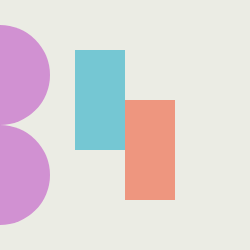
Frame 1 (no input)
Frame 60 (no input): identical to frame 1, image omitted
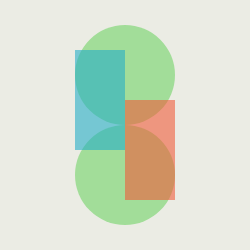
Frame 120 (the mouse pressed at the canvas centre since frame 60)

The p5.js sketch that drew these frames (run headless with seeded random() and noise() and a simulated clock; from frame 60 on, the mouse is pressed at the canvas centre):

// p5.js sketch
// ── sketch.js

function setup() {
  createCanvas(250,250)
  r = random(255);
  g = random(255);
  b = random(255);

}
function draw() {
background(235,236,228);
noStroke();
fill(r,g,b,127);            //purple
ellipse(mouseY, 175, 100, 100); 

fill(r,g,b,127);           //purple
ellipse(mouseX,75,100,100);

fill(242,90,56,150);       //orange
rect(125,100,50,100);

fill(36,174,199,150);          //blue
rect(75,50,50,100);
}

function mousePressed() {
 
  var d = dist(mouseX, mouseY, 100, 100);
  if (d < 100 ) {

    r = random(255);
    g = random(255);
    b = random(255);
  }
}
